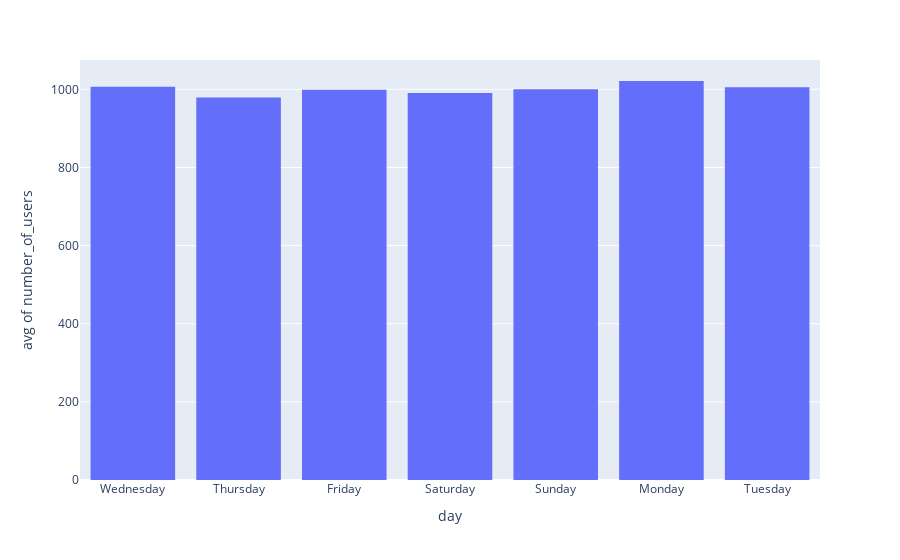

The cell this chart's notebook holds for it:
### Markdown cell above
As mentioned before, we can also use a column with categorical data. As an example, let's plot the average number of users per day of the week:

### Code cell
fig = px.histogram(data_users_dict, x="day", y='number_of_users', histfunc='avg')
fig.show()

### Figure 1 — Plotly figure (JSON) as saved in the notebook; plotly's stock layout.template omitted (floating-point values rounded to 4 significant figures)
{"data": [{"alignmentgroup": "True", "bingroup": "x", "histfunc": "avg", "hovertemplate": "day=%{x}<br>avg of number_of_users=%{y}<extra></extra>", "legendgroup": "", "marker": {"color": "#636efa", "pattern": {"shape": ""}}, "name": "", "offsetgroup": "", "orientation": "v", "showlegend": false, "type": "histogram", "x": ["Wednesday", "Thursday", "Friday", "Saturday", "Sunday", "Monday", "Tuesday", "Wednesday", "Thursday", "Friday", "Saturday", "Sunday", "Monday", "Tuesday", "Wednesday", "Thursday", "Friday", "Saturday", "Sunday", "Monday", "Tuesday", "Wednesday", "Thursday", "Friday", "Saturday", "Sunday", "Monday", "Tuesday", "Wednesday", "Thursday", "Friday", "Saturday", "Sunday", "Monday", "Tuesday", "Wednesday", "Thursday", "Friday", "Saturday", "Sunday", "Monday", "Tuesday", "Wednesday", "Thursday", "Friday", "Saturday", "Sunday", "Monday", "Tuesday", "Wednesday", "Thursday", "Friday", "Saturday", "Sunday", "Monday", "Tuesday", "Wednesday", "Thursday", "Friday", "Saturday", "Sunday", "Monday", "Tuesday", "Wednesday", "Thursday", "Friday", "Saturday", "Sunday", "Monday", "Tuesday", "Wednesday", "Thursday", "Friday", "Saturday", "Sunday", "Monday", "Tuesday", "Wednesday", "Thursday", "Friday", "Saturday", "Sunday", "Monday", "Tuesday", "Wednesday", "Thursday", "Friday", "Saturday", "Sunday", "Monday", "Tuesday", "Wednesday", "Thursday", "Friday", "Saturday", "Sunday", "Monday", "Tuesday", "Wednesday", "Thursday", "Friday", "Saturday", "Sunday", "Monday", "Tuesday", "Wednesday", "Thursday", "Friday", "Saturday", "Sunday", "Monday", "Tuesday", "Wednesday", "Thursday", "Friday", "Saturday", "Sunday", "Monday", "Tuesday", "Wednesday"], "xaxis": "x", "y": [956, 988, 939, 1006, 1034, 954, 979, 1107, 948, 966, 1023, 991, 1027, 937, 936, 878, 980, 1056, 997, 994, 1044, 976, 1011, 959, 1009, 985, 991, 1011, 987, 971, 993, 1068, 919, 1029, 919, 936, 1011, 1025, 938, 1009, 1078, 1050, 1004, 1045, 917, 1056, 982, 1094, 1044, 1044, 978, 1064, 973, 990, 1106, 979, 968, 971, 1055, 991, 908, 1022, 923, 1016, 951, 1087, 1049, 1004, 1046, 1047, 1029, 993, 1015, 966, 1050, 982, 1008, 1046, 971, 1060, 946, 1066, 1051, 969, 949, 932, 1057, 885, 946, 883, 1067, 1040, 1019, 899, 995, 993, 972, 948, 1027, 954, 941, 955, 1065, 990, 1077, 1012, 1068, 998, 954, 1036, 1083, 1051, 1002, 952, 1027, 966, 1031, 1059, 1041, 1084], "yaxis": "y"}], "layout": {"barmode": "relative", "legend": {"tracegroupgap": 0}, "margin": {"t": 60}, "xaxis": {"anchor": "y", "domain": [0, 1], "title": {"text": "day"}}, "yaxis": {"anchor": "x", "domain": [0, 1], "title": {"text": "avg of number_of_users"}}}}
